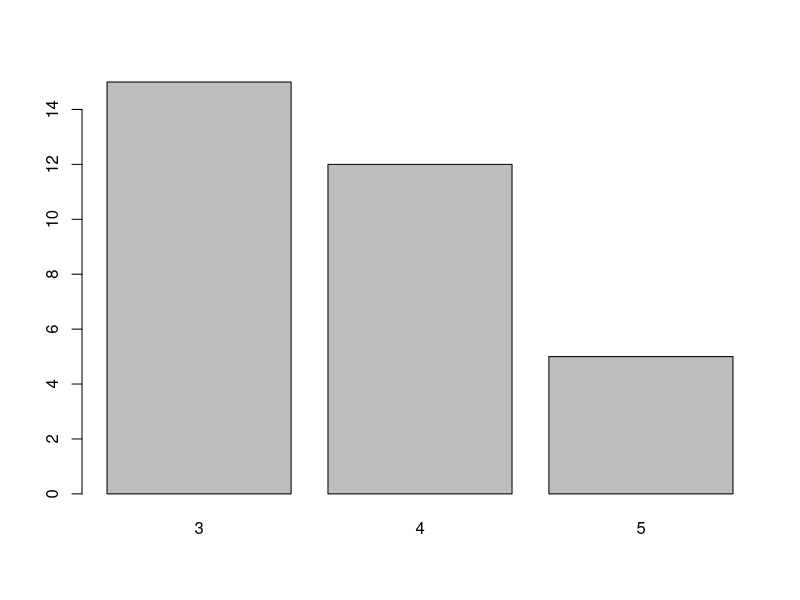
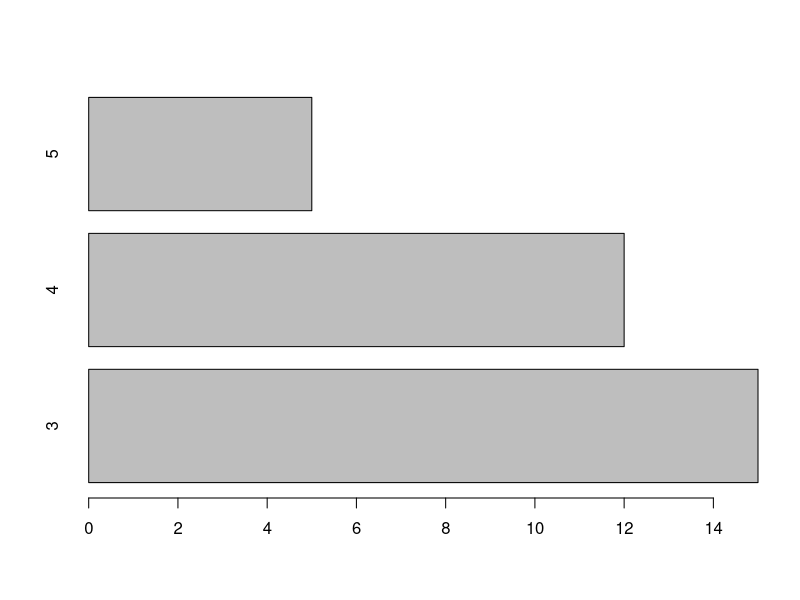
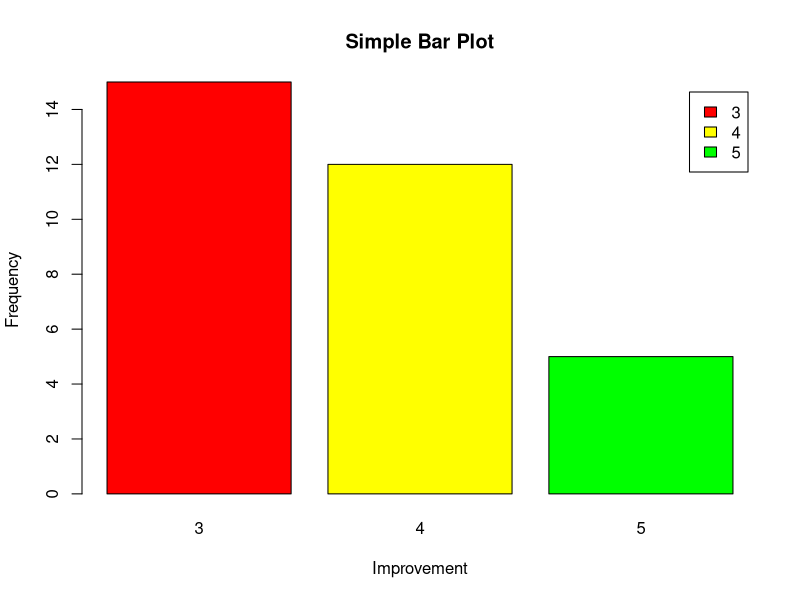
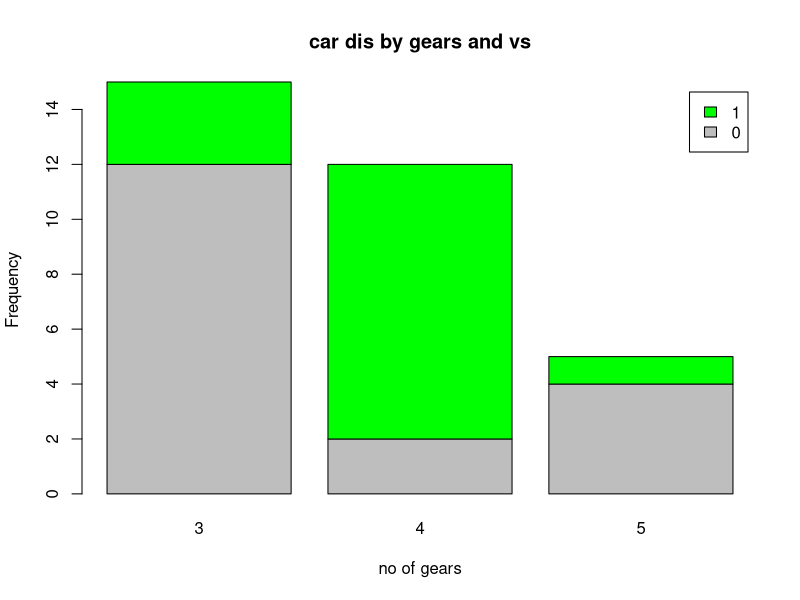
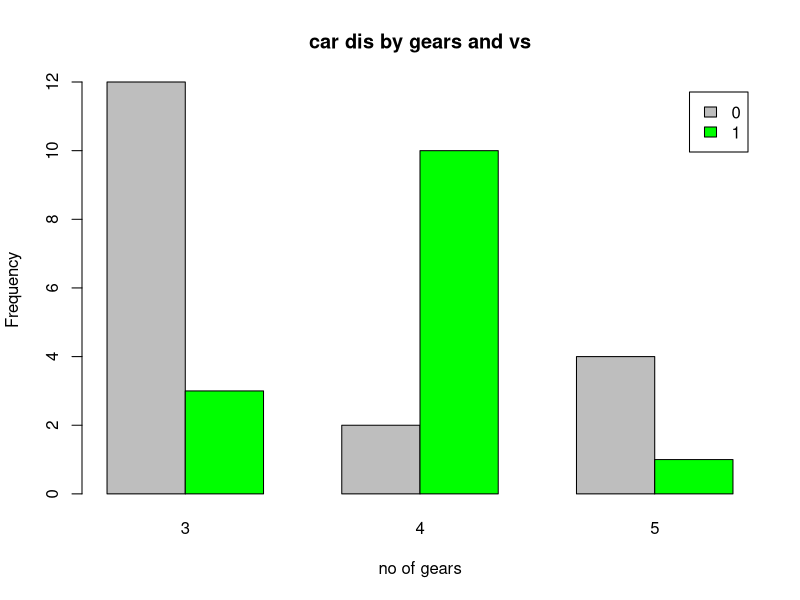
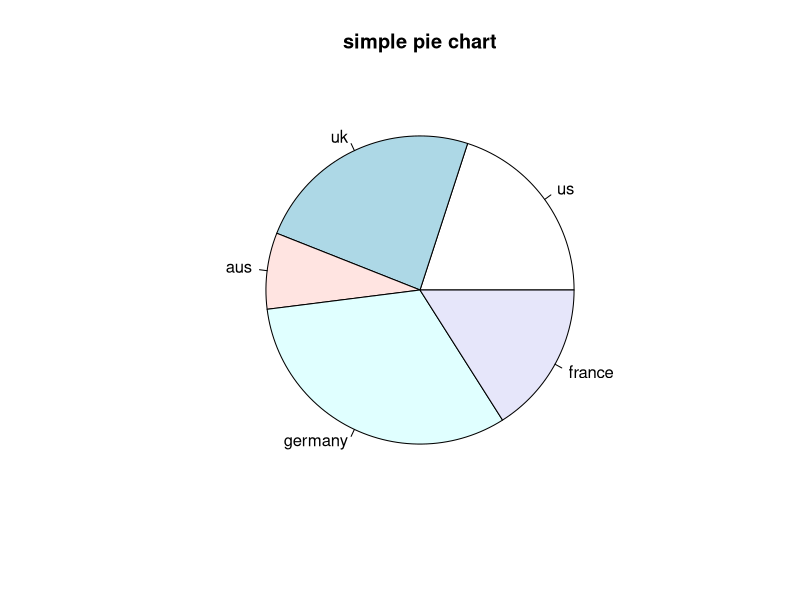
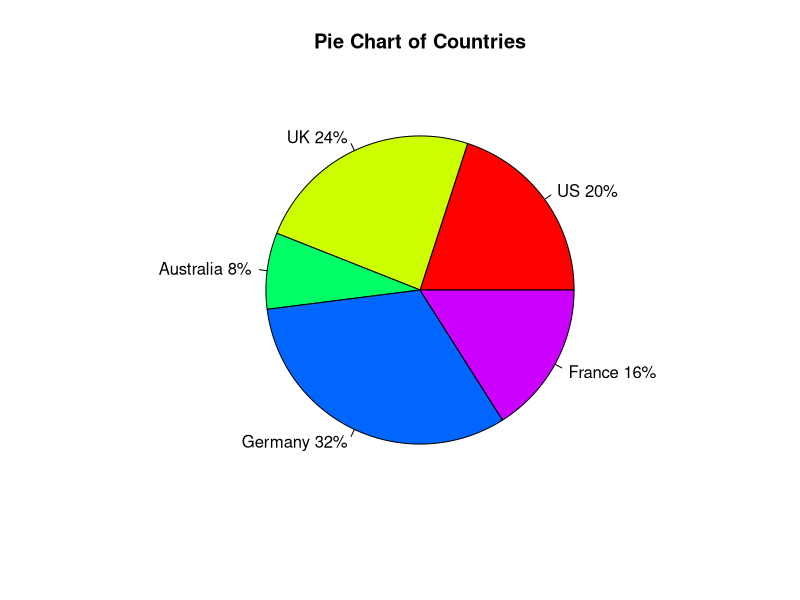
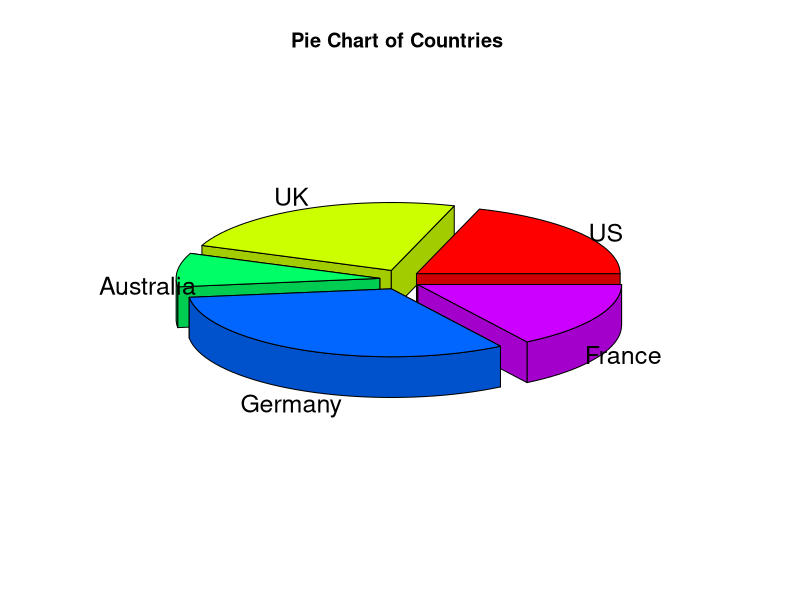

Write R code to recreate these figures, in order.
mtcars1<-mtcars
counts<-table(mtcars1$gear)
barplot(counts)
barplot(counts,horiz = TRUE)


barplot(counts,
        main ="Simple Bar Plot",
        xlab = "Improvement",
        ylab ="Frequency",
        legend = rownames(counts),
        col=c("red","yellow","green")
)

counts <- table (mtcars$vs,mtcars$gear)
barplot(counts,
        main ="car dis by gears and vs",
        xlab = "no of gears",
        ylab ="Frequency",
        legend = rownames(counts),
        col=c("grey","green")
)

#grouped bar chart
counts <- table (mtcars$vs,mtcars$gear)
barplot(counts,
        main ="car dis by gears and vs",
        xlab = "no of gears",
        ylab ="Frequency",
        legend = rownames(counts),
        beside = TRUE,
        col=c("grey","green")
)


#PIE CHARTS

Slices<- c(10,12,4,16,8)
lbls <- c("us","uk","aus","germany","france")
pie(Slices,labels=lbls,main="simple pie chart")

# Pie Chart with Percentages
slices <- c(10, 12, 4, 16, 8)
lbls <- c("US", "UK", "Australia", "Germany", "France")
pct <- round(slices/sum(slices)*100)
lbls <- paste(lbls, pct) # add percents to labels
lbls <- paste(lbls,"%",sep="") # ad % to labels
pie(slices,labels = lbls, col=rainbow(length(lbls)),
    main="Pie Chart of Countries")

# 3D Exploded Pie Chart
install.packages("plotrix")
library(plotrix)
slices <- c(10, 12, 4, 16, 8)
lbls <- c("US", "UK", "Australia", "Germany", "France")
pie3D(slices,labels=lbls,explode=0.1,
      main="Pie Chart of Countries ")

